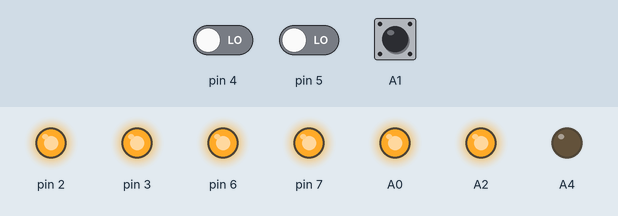
Simulated run of this sketch. Board: Arduino Uno, built with avr-gcc and run on an emulated ATmega328P. Parts: output pins drawn as LEDs (lit = HIGH). The inputs (shaded band) are chosen by the test bench; at power-on: pin 4 LOW, pin 5 LOW, A1 HIGH. What the sketch prints to the serial monitor is not drawn. At 1.3 s the program stops and its outputs stay as they are.

Above: at 0.1 s.
Timing chart, 0 to 1.6 s (numbered marks = the images above):
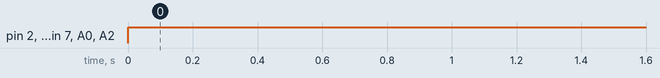

Measured:
- by itself, pin 2, pin 3, pin 6, pin 7, A0, A2: LOW → HIGH at 0.00 s

The sketch:

dit.ino
```cpp
int val=0;
int A[] = {0, 1, 0, 1};
int B[] = {0, 0, 1, 1};
int output[4];
int andOut[]={0,0,0,1};   //7408
int nandOut[]={1,1,1,0};  //7400
int orOut[]={0,1,1,1};    //7432
int norOut[]={1,0,0,0};   //7402
int xorOut[]={0,1,1,0};   //7486
int xnorOut[]={1,0,0,1};


void setup()
{
  // FOR ALL ACCEPT NOT
  pinMode(6, OUTPUT);
  pinMode(7, OUTPUT);
  pinMode(5, INPUT);

  //FOR NOR
  pinMode(3, OUTPUT);
  pinMode(2, OUTPUT);
  pinMode(4, INPUT);

//FOR NOT GATE
pinMode(A1, INPUT);
pinMode(A3, INPUT);
pinMode(A5, INPUT);

pinMode(A0, OUTPUT);
pinMode(A2, OUTPUT);
pinMode(A4, OUTPUT);

  Serial.begin(9600);


}

void loop()
{
  for(int i=0;i<4;i++)
  {
     digitalWrite(6,A[i]);
     digitalWrite(7,B[i]);
     val = digitalRead(5);
     output[i]=val;
      // Serial.write(output[i]);
  }


//Check AND GATE////////////////////////////////////////////////////////////////////////////////
    while(output[0]==andOut[0])
    {
      while(output[1]==andOut[1])
      {
        while(output[2]==andOut[2])
        {
          while(output[3]==andOut[3])
          {

           Serial.println(1,HEX);
          //  Serial.write("AND GATE");
            while(1)
            {
              delay(100);
            }
          }
         break;
        }
        break;
      }
        break;
    }

//Check NAND GATE////////////////////////////////////////////////////////////////////////////////
    while(output[0]==nandOut[0])
    {
      while(output[1]==nandOut[1])
      {
        while(output[2]==nandOut[2])
        {
          while(output[3]==nandOut[3])
          {
            Serial.println(2,HEX);
            //Serial.write("NAND GATE");
            while(1)
            {
              delay(100);
            }
          }
         break;
        }
        break;
      }
        break;
    }


//Check OR GATE////////////////////////////////////////////////////////////////////////////////
    while(output[0]==orOut[0])
    {
      while(output[1]==orOut[1])
      {
        while(output[2]==orOut[2])
        {
          while(output[3]==orOut[3])
          {
            Serial.println(3,HEX);
            //Serial.write("OR GATE");
            while(1)
            {
              delay(100);
            }
          }
         break;
        }
        break;
      }
        break;
    }


//Check XOR GATE////////////////////////////////////////////////////////////////////////////////
    while(output[0]==xorOut[0])
    {
      while(output[1]==xorOut[1])
      {
        while(output[2]==xorOut[2])
        {
          while(output[3]==xorOut[3])
          {
            Serial.println(5,HEX);
            //Serial.write("xOR GATE");
            while(1)
            {
              delay(100);
            }
          }
         break;
        }
        break;
      }
        break;
    }


//Check XNOR GATE////////////////////////////////////////////////////////////////////////////////
    while(output[0]==xnorOut[0])
    {
      while(output[1]==xnorOut[1])
      {
        while(output[2]==xnorOut[2])
        {
          while(output[3]==xnorOut[3])
          {
            Serial.println(6,HEX);
            //Serial.write("XNOR GATE");
            while(1)
            {
              delay(100);
            }
          }
         break;
        }
        break;
      }
        break;
    }


    //Check NOR GATE////////////////////////////////////////////////////////////////////////////////
    for(int i=0;i<4;i++)
  {
     digitalWrite(2,A[i]);
     digitalWrite(3,B[i]);
     val = digitalRead(4);
     output[i]=val;
      // Serial.write(output[i]);
  }


    while(output[0]==norOut[0])
    {
      while(output[1]==norOut[1])
      {
        while(output[2]==norOut[2])
        {
          while(output[3]==norOut[3])
          {
            Serial.println(4,HEX);
            //Serial.write("NOR GATE");
            while(1)
            {
              delay(100);
            }
          }
         break;
        }
        break;
      }
        break;
    }


//FOR NOT GATE 7404

              digitalWrite(A0, 1);
              digitalWrite(A2, 1);
            //  digitalWrite(A4, 1);
              delay(1000);
                    if((digitalRead(A1)==0) && (digitalRead(A3)==0))
                        {
                            digitalWrite(A0, 0);
                            digitalWrite(A2, 0);
                          //  digitalWrite(A4, 0);
                            delay(1000);
                              if((digitalRead(A1)==1) && (digitalRead(A3)==1) )
                                  {
                                        Serial.println(7,HEX);
                                       //Serial.write("NOT GATE");
                                         while(1)
                                           {
                                              delay(100);
                                           }
                                  }
                                   else{Serial.write("2. NOT GATE IS NOT VERYFYING");}
                        }
                      else{Serial.write("1. NOT GATE IS NOT VERYFYING");}


  Serial.write("IC NOT FOUND");
    while(1)
            {
              delay(100);
            }

}
```
